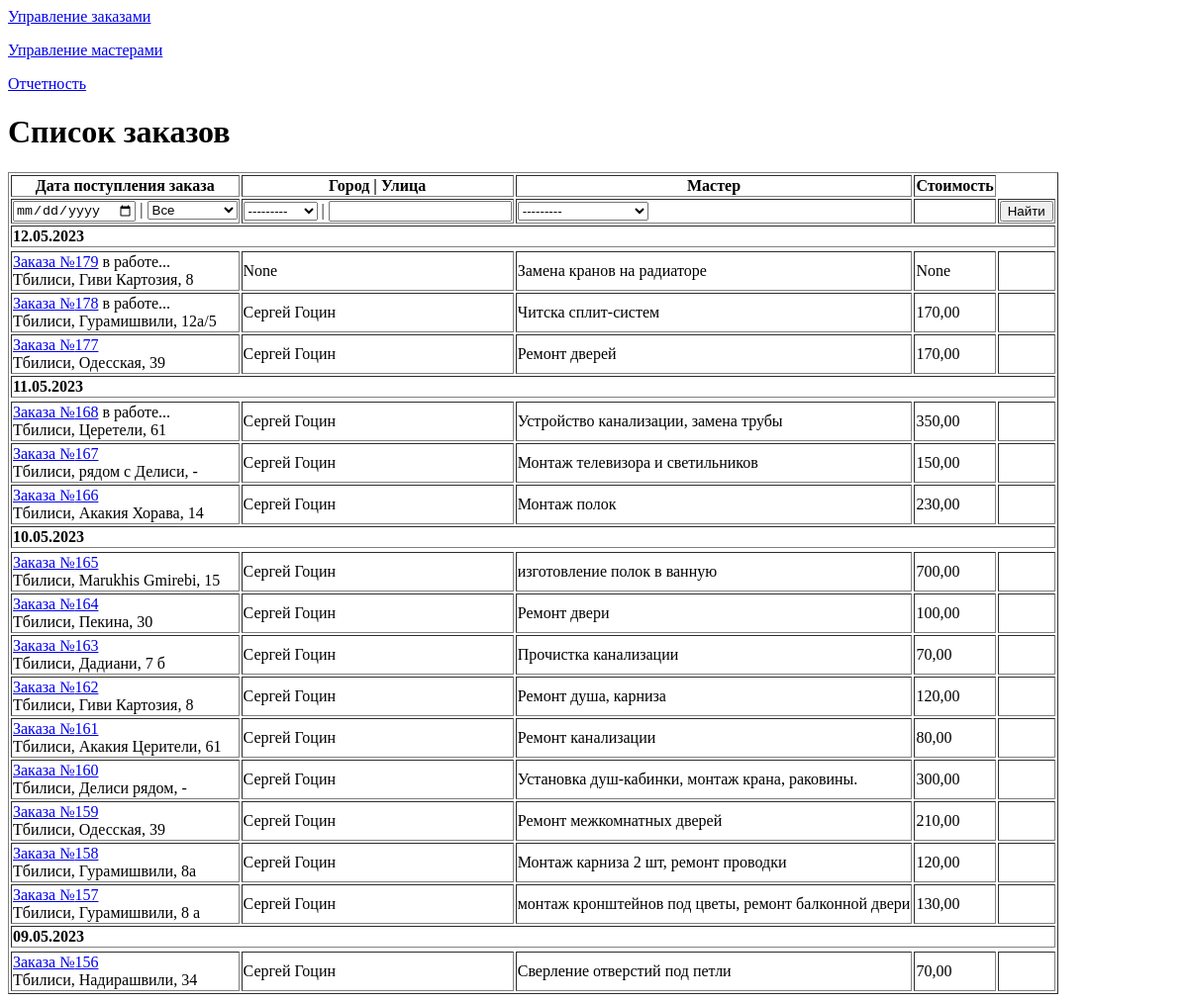
Before: /list_order with the older database file.
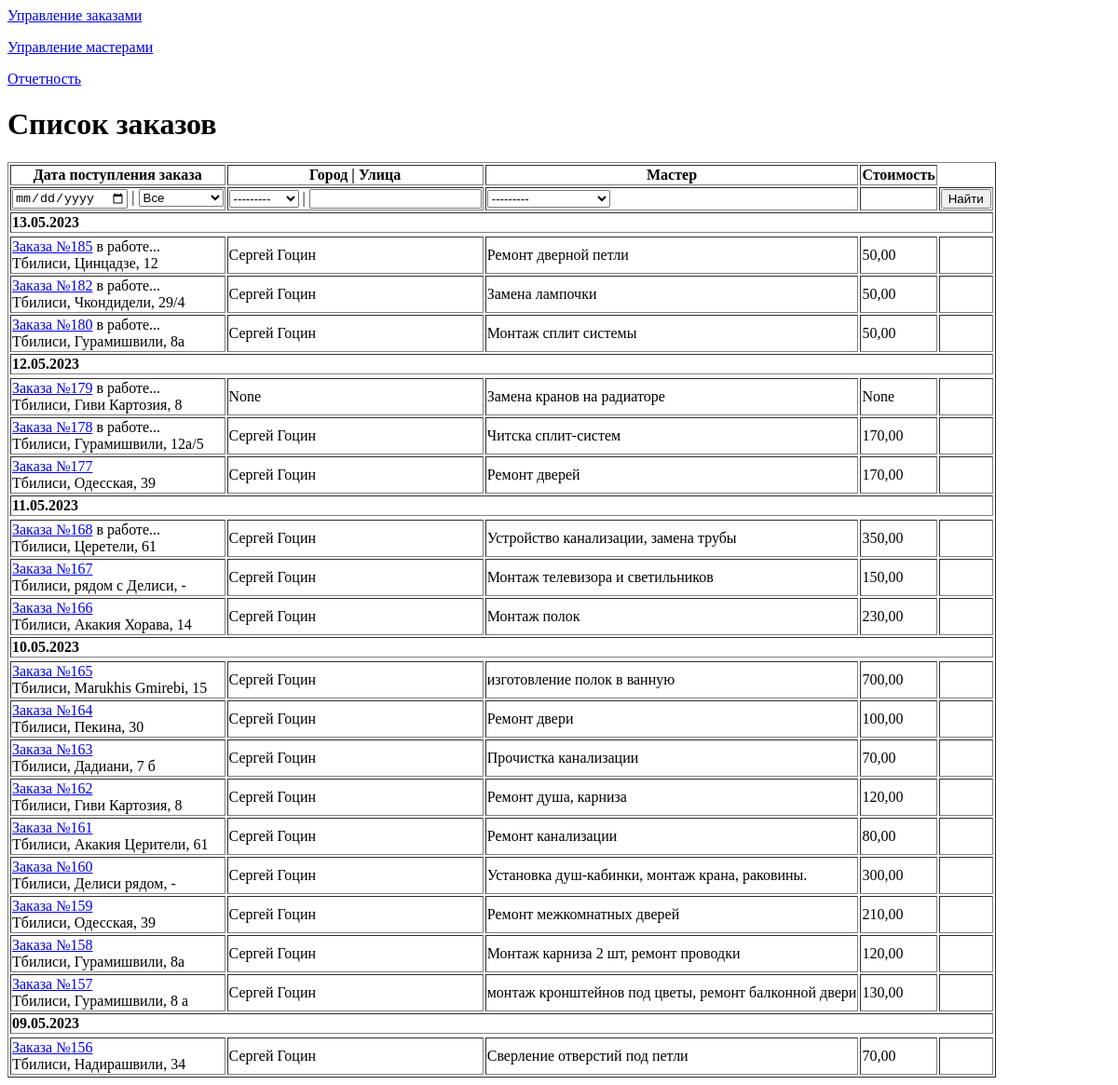
After: the same page with the newer database file.
### app_site/models.py (models this page shows, shortened)
class OrderList(models.Model):
    time_in = models.DateTimeField(auto_now_add=True, verbose_name='Дата заказа')
    time_out = models.DateTimeField(null=True, blank=True, verbose_name='Дата выполнения')
    repairer_id = models.ForeignKey("RepairerList", on_delete=models.SET_NULL, null=True, blank=True,
                                    verbose_name='Мастер', default='',)
    price = models.DecimalField(decimal_places=2, max_digits=7, null=True, blank=True,
                                verbose_name='Стоимость работ')
    text_order = models.CharField(max_length=1500, verbose_name='Описание проблемы', blank=True, null=True)
    customer_name = models.CharField(max_length=50, verbose_name='Ваше имя')
    customer_phone = models.CharField(max_length=16, verbose_name='Номер телефона')
    address_city = models.CharField(max_length=2, choices=CITY_CHOICES,  default='TB', null=True, blank=True,
                                    verbose_name='Город')
    work_type = models.CharField(max_length=3, choices=WORK_CHOICES, default='', null=True, blank=True,
                                 verbose_name='Вид работ')
    address_street_app = models.CharField(max_length=150, verbose_name='Улица', null=True, blank=True)
    address_num = models.CharField(max_length=10, verbose_name='Номер дома', null=True, blank=True)
    services = models.ManyToManyField('Service', through='Invoice')

class RepairerList(models.Model):
    name = models.CharField(max_length=100, verbose_name='Имя')
    s_name = models.CharField(max_length=100, null=True, verbose_name='Фамилия')
    phone = models.CharField(validators=[phoneNumberRegex], max_length=16, unique=True, verbose_name='Телефон')
    city = models.CharField(max_length=2, choices=CITY_CHOICES,  default='TB')
    email = models.EmailField(max_length=200, null=True, blank=True, verbose_name='Электронная почта')
    foto = models.ImageField(upload_to="images/",  null=True, blank=True, verbose_name='Фотография:')
    active = models.BooleanField(default=False)
    rating_sum = models.IntegerField(default=0, blank=True, null=True)
    rating_num = models.IntegerField(default=0, blank=True, null=True)
    def __str__(self):
        return f"{self.name} {self.s_name}"

### app_site/views.py (the view)
# urls.py: path('list_order', OrderManagementSystem.as_view(), name='list_order'),
class OrderManagementSystem(ListView):
    model = OrderList
    context_object_name = 'order'
    template_name = 'order_list.html'
    ordering = ['-time_in']
    def get_queryset(self):
        queryset = super().get_queryset()
        self.filterset = OrderFilter(self.request.GET, queryset)
        return self.filterset.qs
    def get_context_data(self, **kwargs):
        context = super().get_context_data(**kwargs)
        context['filterset'] = self.filterset
        return context

### app_site/templatetags/custom_filters.py (called while the page is built)
@register.filter()
def choice_tag(value, A):
    try:
        if A=='city':
            a = dict(CITY_CHOICES)
        return f'{a[value]}'
    except KeyError:
        return f''

@register.filter()
def finish_order_tag(value):
    return f'' if value else f' в работе...'

### templates/order_list.html (shortened to what this page needs)
{% extends 'flatpages/default.html' %}
{% load custom_filters %}
{% load custom_tags %}
{% block body %}
<h1>Список заказов</h1>
<table  border="1">
    <tr>
<th>{{ filterset.form.time_in.label }}</th>
<th>{{ filterset.form.address_city.label }} | {{ filterset.form.address_street_app.label }}</th>
<th>{{ filterset.form.repairer_id.label }}</th>
<th>Стоимость</th>
</tr>
    <tr>
<form action="" method="get">
<td>{{ filterset.form.time_in }} | {{ filterset.form.time_out }}</td>
<td>{{ filterset.form.address_city }} | {{ filterset.form.address_street_app }}</td>
<td>{{ filterset.form.repairer_id }}</td>
<td></td>
<td><input type="submit" value="Найти" /></td>
</form>
</tr>
{% regroup order by time_in|date:"d.m.Y" as day %}
    {% for y in day %}
    <tr>
        <td  colspan="6">
            <b>{{ y.grouper }}</b>
        </td>
    <tr>
        {% for i in y.list %}
        <tr>
            <td>
            <a href="list_order/{{i.pk }}">Заказа №{{ i.pk}}</a>{{ i.time_out | finish_order_tag }}<br>
            {{ i.address_city | choice_tag:'city' }}, {{ i.address_street_app }}, {{ i.address_num }}</td>
            <td>{{ i.repairer_id }}</td>
            <td>{{ i.text_order|truncatewords:7 }}</td>
            <td>{{ i.price }}</td>
            <td>
            </tr>
        {% endfor %}
    {% endfor %}
</table>
{% endblock body %}

Changed rows visible on the page:
added OrderList: pk "185", time_out|finish_order_tag "в работе...", address_city|choice_tag "Тбилиси", address_street_app "Цинцадзе", address_num "12", repairer_id "Сергей Гоцин", text_order "Ремонт дверной петли", price "50,00", shown under "13.05.2023"
added OrderList: pk "182", time_out|finish_order_tag "в работе...", address_city|choice_tag "Тбилиси", address_street_app "Чкондидели", address_num "29/4", repairer_id "Сергей Гоцин", text_order "Замена лампочки", price "50,00", shown under "13.05.2023"
added OrderList: pk "180", time_out|finish_order_tag "в работе...", address_city|choice_tag "Тбилиси", address_street_app "Гурамишвили", address_num "8а", repairer_id "Сергей Гоцин", text_order "Монтаж сплит системы", price "50,00", shown under "13.05.2023"
Other visible differences:
new list line: "13.05.2023"
